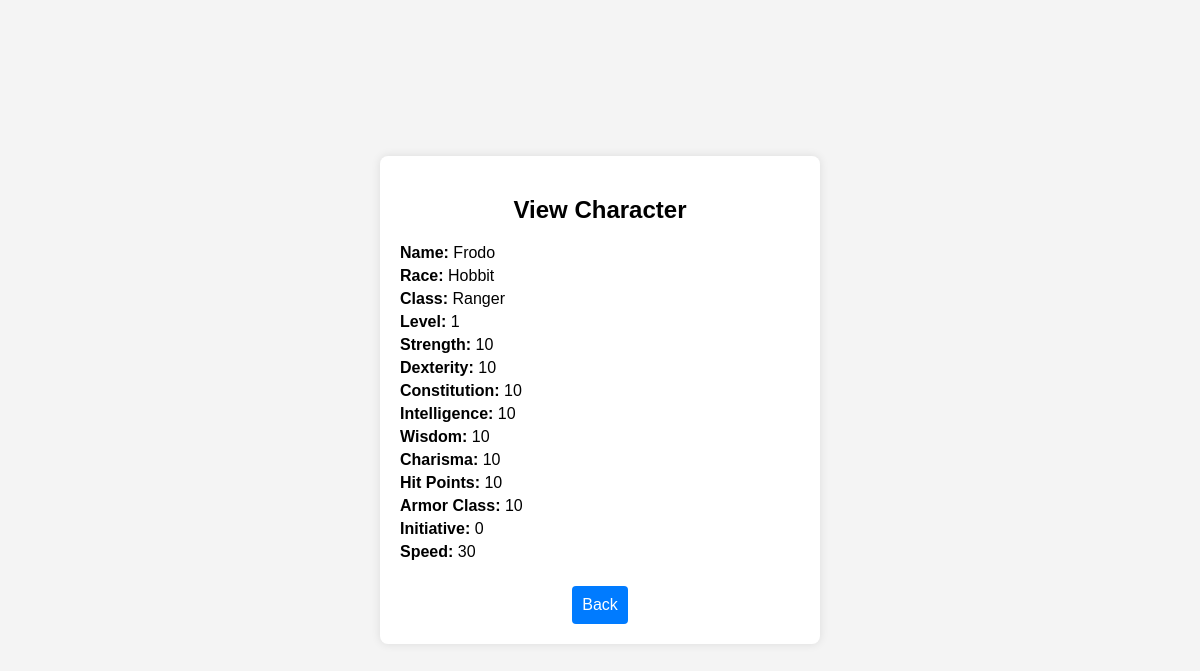
The page /characters/view/3 (signed in) on the database as committed earlier.
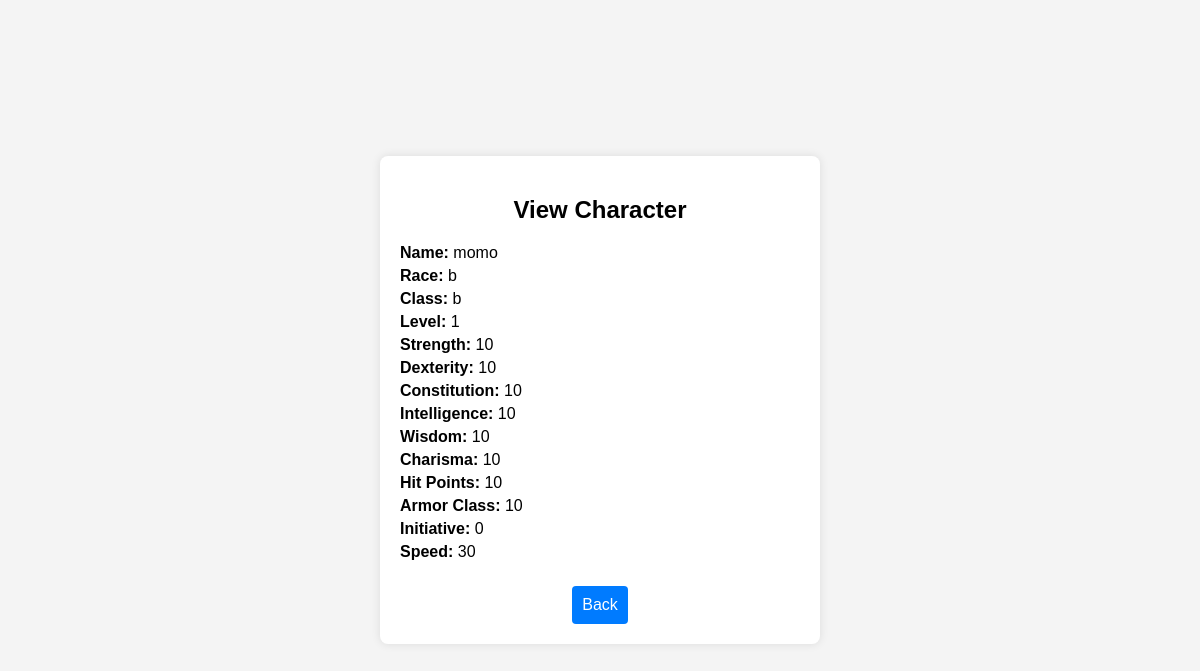
The same page on the database as committed later.
### app/models/character.py (models this page shows, shortened)
class Character(db.Model):
    id = db.Column(db.Integer, primary_key=True)
    name = db.Column(db.String(150), nullable=False)
    user_id = db.Column(db.Integer, db.ForeignKey('user.id'), nullable=False)
    user = db.relationship('User', backref=db.backref('characters', lazy=True))  # Añade la relación con User
    race = db.Column(db.String(50), nullable=False)
    character_class = db.Column(db.String(50), nullable=False)
    level = db.Column(db.Integer, nullable=False, default=1)
    strength = db.Column(db.Integer, nullable=False, default=10)
    dexterity = db.Column(db.Integer, nullable=False, default=10)
    constitution = db.Column(db.Integer, nullable=False, default=10)
    intelligence = db.Column(db.Integer, nullable=False, default=10)
    wisdom = db.Column(db.Integer, nullable=False, default=10)
    charisma = db.Column(db.Integer, nullable=False, default=10)
    hit_points = db.Column(db.Integer, nullable=False, default=10)
    armor_class = db.Column(db.Integer, nullable=False, default=10)
    initiative = db.Column(db.Integer, nullable=False, default=0)
    speed = db.Column(db.Integer, nullable=False, default=30)
    campaign_id = db.Column(db.Integer, db.ForeignKey('campaign.id'), nullable=True)  # Nueva propiedad

### app/routes/characters.py (the view)
@characters_bp.route('/view/<int:character_id>', methods=['GET'])
@login_required
def view_character(character_id):
    character = Character.query.get_or_404(character_id)
    if character.user_id != current_user.id:
        flash('You do not have permission to view this character.', 'danger')
        return redirect(url_for('characters.list_characters'))
    return render_template('characters/view.html', character=character)

### app/templates/characters/view.html (shortened to what this page needs)
<!DOCTYPE html>
<html lang="en">
<head>
    <link rel="stylesheet" href="{{ url_for('static', filename='styles.css') }}">
</head>
<body>
    <div class="container">
        <h2>View Character</h2>
        <div class="character-details">
            <p><strong>Name:</strong> {{ character.name }}</p>
            <p><strong>Race:</strong> {{ character.race }}</p>
            <p><strong>Class:</strong> {{ character.character_class }}</p>
            <p><strong>Level:</strong> {{ character.level }}</p>
            <p><strong>Strength:</strong> {{ character.strength }}</p>
            <p><strong>Dexterity:</strong> {{ character.dexterity }}</p>
            <p><strong>Constitution:</strong> {{ character.constitution }}</p>
            <p><strong>Intelligence:</strong> {{ character.intelligence }}</p>
            <p><strong>Wisdom:</strong> {{ character.wisdom }}</p>
            <p><strong>Charisma:</strong> {{ character.charisma }}</p>
            <p><strong>Hit Points:</strong> {{ character.hit_points }}</p>
            <p><strong>Armor Class:</strong> {{ character.armor_class }}</p>
            <p><strong>Initiative:</strong> {{ character.initiative }}</p>
            <p><strong>Speed:</strong> {{ character.speed }}</p>
        </div>
        <a href="{{ url_for('characters.list_characters') }}" class="back-button">Back</a>
    </div>
</body>
</html>

Rows that differ between the two databases and show on the page:
changed Character: name "Frodo" → "momo"; race "Hobbit" → "b"; character_class "Ranger" → "b"
